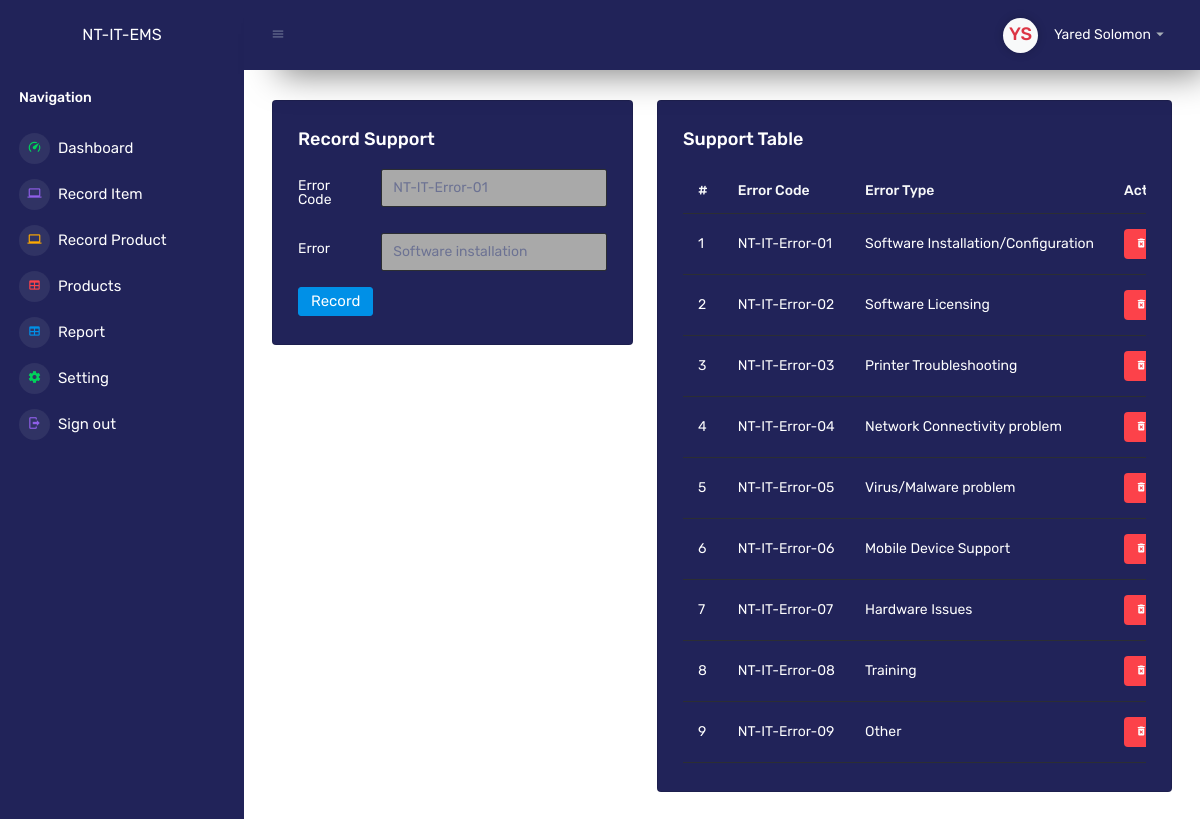
The page /dashboard/errorCode.php (signed in) on the database its author committed.
### tables this page shows
CREATE TABLE IF NOT EXISTS `users` (
  `uid` int NOT NULL AUTO_INCREMENT,
  `username` varchar(50) NOT NULL,
  `password` longtext NOT NULL,
  `dep` varchar(255) NOT NULL,
  `last_login` timestamp NOT NULL DEFAULT CURRENT_TIMESTAMP ON UPDATE CURRENT_TIMESTAMP,
  `status` char(1) NOT NULL DEFAULT '1',
  `profile` longtext NOT NULL,
  PRIMARY KEY (`uid`)
);

CREATE TABLE IF NOT EXISTS `error` (
  `error_code` varchar(255) NOT NULL,
  `error_type` varchar(255) NOT NULL,
  PRIMARY KEY (`error_code`)
);

### dashboard/errorCode.php (the view, shortened to what this page needs)
<?php
$uid = $_SESSION['userinfo'];
$connect = new dbConnect();
$db = $connect->dbConnection();
$stm=$db->prepare("SELECT * FROM users WHERE uid='$uid'");
$stm->execute();
$userInfo = $stm->fetch(PDO::FETCH_ASSOC);
?>
<!DOCTYPE html>
<html lang="en">
<head>
    <link rel="stylesheet" href="../assets/vendors/mdi/css/materialdesignicons.min.css">
    <link rel="stylesheet" href="../assets/vendors/css/vendor.bundle.base.css">
    <link rel="stylesheet" href="../assets/vendors/jvectormap/jquery-jvectormap.css">
    <link rel="stylesheet" href="../assets/vendors/flag-icon-css/css/flag-icon.min.css">
    <link rel="stylesheet" href="../assets/vendors/owl-carousel-2/owl.carousel.min.css">
    <link rel="stylesheet" href="../assets/vendors/owl-carousel-2/owl.theme.default.min.css">
    <link rel="stylesheet" href="../assets/css/style.css">
	<link rel="stylesheet" href="../assets/css/u.css">
</head>
<body>
    <div class="container-scroller">
        <?php include 'sidebar.php'; ?>
        <div class="container-fluid page-body-wrapper">
            <?php include '_navbar.php'; ?>
<div class="main-panel">
    <div class="content-wrapper" style="background-color: #ffff;">
        <div class="row">
            <div class="col-md-5 grid-margin">
                <div class="card" style="background-color: #212359; color: #ffff;">
                    <div class="card-body">
                        <h4 class="card-title"><?php echo isset($_GET['id']) ? "Update Support Record" : "Record Support" ?></h4>
                        <form class="forms-sample" action="../backend/recordError.php" method="post" enctype="multipart/form-data">
                            <div class="form-group row">
                                <label for="exampleInputUsername2" class="col-sm-3 col-form-label">Error Code</label>
                                <div class="col-sm-9">
                                    <input type="text" class="form-control" style="background-color: darkgray;" id="exampleInputUsername2" name="ecode" placeholder="NT-IT-Error-01" value="<?php echo isset($_GET['id']) ? $employeeData['name'] : '' ?>">
                                </div>
                            </div>
                            <div class="form-group row">
                                <label for="exampleInputUsername2" class="col-sm-3 col-form-label">Error</label>
                                <div class="col-sm-9">
                                    <input type="text" class="form-control" style="background-color: darkgray;" id="exampleInputUsername2" name="error" placeholder="Software installation" value="<?php echo isset($_GET['id']) ? $employeeData['email'] : '' ?>">
                                </div>
                            </div>
                            <button type="submit" class="btn btn-primary me-2"><?php echo isset($_GET['id']) ? "Update Record" : "Record" ?></button>
                        </form>
                    </div>
                </div>
            </div>
        <div class="col-lg-7 grid-margin stretch-card">
            <div class="card" style="background-color: #212359; color: #ffff;">
                <div class="card-body">
                    <h4 class="card-title">Support Table</h4>
                    <div class="table-responsive">
                        <table class="table" style="color: #ffff;">
                            <thead>
                                <tr>
                                    <th class="text-light">#</th>
                                    <th class="text-light">Error Code</th>
                                    <th class="text-light">Error Type</th>
                                    <th class="text-light">Action</th>
                                </tr>
                            </thead>
                            <tbody>
                                <?php
                                $no = 0;
                                $stm = $db->prepare("SELECT * FROM error");
                                $stm->execute();
                                foreach ($stm->fetchAll() as $i => $row) {
                                    $no = $no + 1;
                                ?>
                                    <tr>
                                        <td><?php echo $no ?></td>
                                        <td><?php echo $row['error_code'] ?></td>
                                        <td><?php echo $row['error_type'] ?></td>
                                        <td>
                                            <a href="../backend/removeError.php?id=<?php echo $row['error_code'] ?>">
                                                <label class="badge badge-danger pointer"><i class="mdi mdi-delete-forever"></i></label></a>
                                        </td>
                                    </tr>
                                <?php  }
                                ?>
                            </tbody>
                        </table>
                    </div>
                </div>
            </div>
        </div>
    </div>
</div>
</div>
</div>
</body>
</html>

### dashboard/_navbar.php (shortened to what this page needs)
<nav class="navbar p-0 fixed-top d-flex flex-row" style="background-color: #212359; color: #ffff">
    <div class="navbar-menu-wrapper flex-grow d-flex align-items-stretch">
        <button class="navbar-toggler navbar-toggler align-self-center" type="button" data-toggle="minimize">
            <span class="mdi mdi-menu"></span>
        </button>
        <ul class="navbar-nav navbar-nav-right">
            <li class="nav-item dropdown">
                <a class="nav-link" id="profileDropdown" href="#" data-bs-toggle="dropdown">
                    <div class="navbar-profile">
                        <?php
                         if ($userInfo['profile']) {
                             echo '<img class="img-xs rounded-circle" src="' . $userInfo['profile'] . '" alt="">';
                         } else {
                             $words = explode(" ", $userInfo['username']);
                             $fullName = "";
                             foreach ($words as $w) {
                                 $fullName .= mb_substr($w, 0, 1);
                             }
                         ?>
                             <div class="img-xs rounded-circle no-profile bg-light text-danger text-center">
                                 <h4 style="margin-top: 8px;"><?php echo strtoupper($fullName); ?></h4>
                             </div>
                        <?php
                         }
                         ?>
                        <p class="mb-0 d-none d-sm-block navbar-profile-name"><?php echo ucwords($userInfo['username']); ?></p>
                        <i class="mdi mdi-menu-down d-none d-sm-block"></i>
                    </div>
                </a>
            </li>
        </ul>
    </div>
</nav>

### assets/css/u.css (style rules this page uses)
.form-control { color: aliceblue !important; }
.pointer { cursor: pointer; }
.setting-profile, .no-profile { background: blueviolet; color: aliceblue; display: flex; justify-content: center; align-items: center; box-shadow: 0 0 10px 0 rgba(0, 0, 0, 0.2); }

### rows shown on the page
users: username "Yared Solomon"
error: error_code "NT-IT-Error-01", error_type "Software Installation/Configuration"
error: error_code "NT-IT-Error-02", error_type "Software Licensing"
error: error_code "NT-IT-Error-03", error_type "Printer Troubleshooting"
error: error_code "NT-IT-Error-04", error_type "Network Connectivity problem"
error: error_code "NT-IT-Error-05", error_type "Virus/Malware problem"
error: error_code "NT-IT-Error-06", error_type "Mobile Device Support"
error: error_code "NT-IT-Error-07", error_type "Hardware Issues"
error: error_code "NT-IT-Error-08", error_type "Training"
error: error_code "NT-IT-Error-09", error_type "Other"

### other values the page prints
$fullName "YS"
